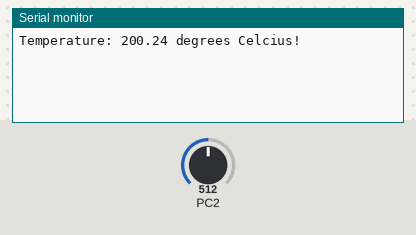
Recording of a program running on a simulated ATmega328P, built with avr-gcc and emulated at 16 MHz. Shown: the last lines printed to the serial monitor. Inputs (shaded band) come from the test bench; at power-on: PC2 = 512.

Above: at 1.2 s.
1.3 s: PC2 set to 716
At 6.0 s:
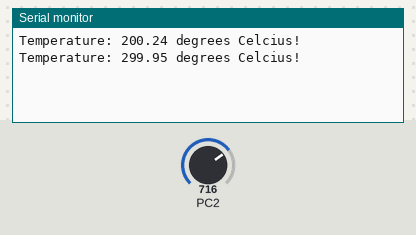
6.3 s: PC2 set to 900
At 11.4 s:
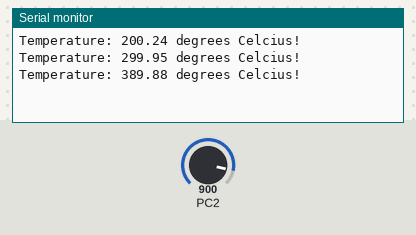
Timing chart, 0 to 12.9 s (numbered marks = the images above; inputs shaded):
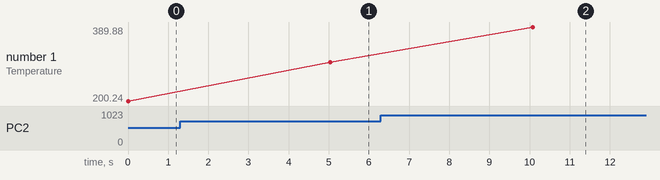

The program:

main.c
```c
/********************************************************************************
* main.c: Demonstration av temperatursensor TMP36 för mätning samt utskrift
*         av rumstemperaturen.
********************************************************************************/
#include "tmp36.h"

/********************************************************************************
* main: Ansluter temperatursensor TMP36 till analog pin A2. Rumstemperaturen
*       mäts och skrivs ut i ansluten seriell terminal var femte sekund.
********************************************************************************/
int main(void)
{
   struct tmp36 temp1;
   tmp36_init(&temp1, A2);

   while (1)
   {
      tmp36_print_temperature(&temp1);
      delay_ms(5000);
   }

   return 0;
}
```

adc.c
```c
/********************************************************************************
* adc.c: Innehåller funktionsdefinitioner för implementering av AD-omvandling
*        för analoga signaler via strukten adc.
********************************************************************************/
#include "adc.h"

/********************************************************************************
* adc_init: Initierar analog pin för avläsning och AD-omvandling av insignaler,
*           som antingen kan anges som ett tal mellan 0 - 5 eller via konstanter
*           A0 - A5 (som motsvarar heltal 14 - 19).
*
*           - self: Pekare till analog pin som ska användas för AD-omvandling.
*           - pin : Analog pin som ska läsas för AD-omvandling.
********************************************************************************/
void adc_init(struct adc* self,
              const uint8_t pin)
{
   if (pin >= 0 && pin <= 5)
   {
      self->pin = pin;
   }
   else if (pin >= 14 && pin <= 19)
   {
      self->pin = pin - 14;
   }

   self->pwm_on_us = 0;
   self->pwm_off_us = 0;

   (void)adc_read(self);
   return;
}

/********************************************************************************
* adc_read: Läser av en analog insignal och returnerar motsvarande digitala
*           motsvarighet mellan 0 - 1023.
*
*           - self: Pekare till analog pin som ska läsas av.
********************************************************************************/
uint16_t adc_read(const struct adc* self)
{
   ADMUX = (1 << REFS0) | self->pin;
   ADCSRA = (1 << ADEN) | (1 << ADSC) | (1 << ADPS2) | (1 << ADPS1) | (1 << ADPS0);
   while ((ADCSRA & (1 << ADIF)) == 0);
   ADCSRA = (1 << ADIF);
   return ADC;
}

/********************************************************************************
* adc_duty_cycle: Läser av en analog insignal och returnerar motsvarande
*                 duty_cycle som ett flyttal mellan 0 - 1.
*
*                 - self: Pekare till analog pin som ska läsas av.
********************************************************************************/
double adc_duty_cycle(const struct adc* self)
{
   return adc_read(self) / ADC_MAX;
}

/********************************************************************************
* adc_get_pwm_values: Läser av en analog insignal och beräknar on- och off-tid
*                     för PWM-generering, avrundat till närmaste heltal.
*
*                     - self         : Pekare till analog pin som ska läsas av.
*                     - pwm_period_us: PWM-perioden (on-tid + off-tid) mätt i
*                                      mikrosekunder (default = 10 000 us).
********************************************************************************/
void adc_get_pwm_values(struct adc* self,
                        uint16_t pwm_period_us)
{
   if (!pwm_period_us) pwm_period_us = 10000;
   self->pwm_on_us = (uint16_t)(adc_duty_cycle(self) * pwm_period_us + 0.5);
   self->pwm_off_us = pwm_period_us - self->pwm_on_us;
   return;
}
```

adc.h
```c
/********************************************************************************
* adc.h: Innehåller funktionalitet för enkel implementering av AD-omvandling
*        för analoga signaler via strukten adc. AD-omvandling sker via inläsning
*        av signaler från analoga pinnar A0 - A5 på  Arduino Uno, vilket
*        motsvarar PORTC0 - PORTC5 på ATmega328P.
*
*        Analoga insignaler mellan 0 - 5 V AD-omvandlas till digitala
*        motsvarigheter mellan 0 - 1023. Duty cycle kan användas för
*        PWM-generering och beräknas enligt nedan:
*
*                       duty cycle = ADC_result / ADC_MAX,
*
*       där ADC_result är resultat avläst från AD-omvandlaren OCH ADC_MAX
*       utgör högsta möjliga avlästa värde, vilket är 1023.0.
********************************************************************************/
#ifndef ADC_H_
#define ADC_H_

/* Inkluderingsdirektiv: */
#include "misc.h"

/* Makrodefinitioner: */
#define ADC_MAX 1023.0 /* Högsta digitala värde vid AD-omvandling (motsvarar 5 V). */

/********************************************************************************
* adc: Strukt för implementering av AD-omvandlare, som möjliggör avläsning
*      av insignaler från analoga pinnar samt beräkning av on- och off-tid för
*      PWM-generering (tiden som PWM-styrd utsignal ska vara hög respektive låg).
********************************************************************************/
struct adc
{
   uint8_t pin;         /* Analog pin som ska användas för avläsning. */
   uint16_t pwm_on_us;  /* On-tid för PWM-generering i mikrosekunder. */
   uint16_t pwm_off_us; /* Off-tid för PWM-generering i mikrosekunder. */
};

/********************************************************************************
* adc_init: Initierar analog pin för avläsning och AD-omvandling av insignaler,
*           som antingen kan anges som ett tal mellan 0 - 5 eller via konstanter
*           A0 - A5 (som motsvarar heltal 14 - 19).
*
*           - self: Pekare till analog pin som ska användas för AD-omvandling.
*           - pin : Analog pin som ska läsas för AD-omvandling.
********************************************************************************/
void adc_init(struct adc* self,
              const uint8_t pin);

/********************************************************************************
* adc_read: Läser av en analog insignal och returnerar motsvarande digitala
*           motsvarighet mellan 0 - 1023.
*
*           - self: Pekare till analog pin vars insignal ska AD-omvandlas.
********************************************************************************/
uint16_t adc_read(const struct adc* self);

/********************************************************************************
* adc_duty_cycle: Läser av en analog insignal och returnerar motsvarande
*                 duty cycle som ett flyttal mellan 0 - 1.
*
*                 - self: Pekare till analog pin vars insignal ska AD-omvandlas.
********************************************************************************/
double adc_duty_cycle(const struct adc* self);

/********************************************************************************
* adc_get_pwm_values: Läser av en analog insignal och beräknar on- och off-tid
*                     för PWM-generering, avrundat till närmaste heltal.
*
*                     - self         : Pekare till analog pin som ska läsas av.
*                     - pwm_period_us: PWM-perioden (on-tid + off-tid) mätt i
*                                      mikrosekunder (default = 10 000 us).
********************************************************************************/
void adc_get_pwm_values(struct adc* self,
                        uint16_t pwm_period_us);

#endif /* ADC_H_ */
```

button.c
```c
/********************************************************************************
* button.h: Innehåller funktionsdefinitioner för enkel implementering av
*           tryckknappar samt andra digitala inportar via strukten button.
********************************************************************************/
#include "button.h"

/********************************************************************************
* button_init: Initierar ny tryckknapp på angiven pin.
*
*              - self: Pekare till tryckknappen som ska initieras.
*              - pin : Tryckknappens pin-nummer på Arduino Uno, exempelvis 13.
*                      Alternativt kan motsvarande port-nummer på ATmega328P
*                      anges, exempelvis B5 för pin 13 eller D3 för pin 3.
********************************************************************************/
void button_init(struct button* self,
                 const uint8_t pin)
{
   if (pin >= 0 && pin <= 7)
   {
      self->pin = pin;
      self->pullup = &PORTD;
      self->input = &PIND;
      self->pcmsk = &PCMSK2;
      self->pcint = PCINT2;
   }
   else if (pin >= 8 && pin <= 13)
   {
      self->pin = pin - 8;
      self->pullup = &PORTB;
      self->input = &PINB;
      self->pcmsk = &PCMSK0;
      self->pcint = PCINT0;
   }
   else if (pin >= 14 && pin <= 19)
   {
      self->pin = pin - 14;
      self->pullup = &PORTC;
      self->input = &PINC;
      self->pcmsk = &PCMSK1;
      self->pcint = PCINT1;
   }

   (*self->pullup) |= (1 << self->pin);
   return;
}

/********************************************************************************
* button_clear: Nollställer tryckknapp samt motsvarande pin.
*
*               - self: Pekare till tryckknappen som ska nollställas.
********************************************************************************/
void button_clear(struct button* self)
{
   button_disable_interrupt(self);
   (*self->pullup) &= ~(1 << self->pin);

   self->pin = 0;
   self->pullup = 0;
   self->input = 0;
   self->pcmsk = 0;
   self->pcint = 0;
   return;
}

/********************************************************************************
* button_enable_interrupt: Aktiverar PCI-avbrott på angiven tryckknapp så att
*                          event på tryckknappens pin medför avbrott, både på
*                          stigande och fallande flank. Kontroll av flank måste
*                          skötas av användaren, förslagsvis via avläsning i
*                          motsvarande avbrottsrutin.
*
*                          Nedan visas sambandet mellan använd I/O-port samt
*                          avbrottsvektorn för motsvarande avbrottsrutin:
*
*                          I/O-port     pin (Arduino Uno)     Avbrottsvektor
*                             B              8 - 13             PCINT0_vect
*                             C             A0 - A5             PCINT1_vect
*                             D              0 - 7              PCINT2_vect
*
*                          - self: Pekare till tryckknappen som PCI-avbrott
*                                  ska aktiveras på.
********************************************************************************/
void button_enable_interrupt(struct button* self)
{
   asm("SEI");
   PCICR |= (1 << self->pcint);
   *(self->pcmsk) |= (1 << self->pin);
   return;
}

/********************************************************************************
* button_toggle_interrupt: Togglar aktivering av PCI-avbrott på angiven
*                          tryckknapp. Om avbrott är aktiverat vid anrop
*                          så sker inaktivering. På samma sätt gäller att om
*                          avbrott är inaktiverat vid anrop så sker aktivering.
*
*                          - self: Pekare till tryckknappen som aktivering av
*                                  PCI-avbrott ska inaktiveras på.
********************************************************************************/
void button_toggle_interrupt(struct button* self)
{
   if (button_interrupt_enabled(self))
   {
      button_disable_interrupt(self);
   }
   else
   {
      button_enable_interrupt(self);
   }

   return;
}
```

button.h
```c
/********************************************************************************
* button.h: Innehåller funktionalitet för enkel implementering av tryckknappar
*           via strukten button samt associerade funktioner. Denna strukt
*           fungerar också utmärkt för andra digitala inportar där insignalen
*           ska kunna läsas av samt avbrott ska kunna genereras vid ett
*           godtyckligt event.
********************************************************************************/
#ifndef BUTTON_H_
#define BUTTON_H_

/* Inkluderingsdirektiv: */
#include "misc.h"

/********************************************************************************
* button: Strukt för implementering av tryckknappar och andra digitala inportar.
*         PCI-avbrott kan aktiveras på aktuell pin. Därmed får eventdetektering
*         implementeras av användaren, då PCI-avbrott inte möjliggör kontroll
*         av vilken flank som avbrott ska ske på.
********************************************************************************/
struct button
{
   uint8_t pin;              /* Tryckknappens pin-nummer på aktuell I/O-port. */
   volatile uint8_t* pullup; /* Pekare till dataregister (för intern pullup-resistor). */
   volatile uint8_t* input;  /* Pekare till pinregister (för läsning av insignaler). */
   volatile uint8_t* pcmsk;  /* Pekare till maskregister för aktivering av PCI-avbrott. */
   volatile uint8_t pcint;   /* Bit för aktivering av avbrottsvektor på aktuell I/O-port. */
};

/********************************************************************************
* button_init: Initierar ny tryckknapp på angiven pin.
*
*              - self: Pekare till tryckknappen som ska initieras.
*              - pin : Tryckknappens pin-nummer på Arduino Uno, exempelvis 13.
*                      Alternativt kan motsvarande port-nummer på ATmega328P
*                      anges, exempelvis B5 för pin 13 eller D3 för pin 3.
********************************************************************************/
void button_init(struct button* self,
                 const uint8_t pin);

/********************************************************************************
* button_clear: Nollställer tryckknapp samt motsvarande pin.
*
*               - self: Pekare till tryckknappen som ska nollställas.
********************************************************************************/
void button_clear(struct button* self);

/********************************************************************************
* button_is_pressed: Läser av tryckknappens pin och indikerar ifall denna är
*                    nedtryckt. I så fall returneras true, annars false.
*
*                    - self: Pekare till tryckknappen som ska läsas av.
********************************************************************************/
static inline bool button_is_pressed(const struct button* self)
{
   return (*(self->input) & (1 << self->pin));
}

/********************************************************************************
* button_interrupt_enabled: Indikerar ifall PCI-avbrott är aktiverat för
*                           given tryckknapp.
*
*                           - self: Pekare till tryckknappen som avbrott
*                                   ska kontrolleras för.
********************************************************************************/
static inline bool button_interrupt_enabled(const struct button* self)
{
   return (*(self->pcmsk) & (1 << self->pin));
}

/********************************************************************************
* button_enable_interrupt: Aktiverar PCI-avbrott på angiven tryckknapp så att
*                          event på tryckknappens pin medför avbrott, både på
*                          stigande och fallande flank. Kontroll av flank måste
*                          skötas av användaren, förslagsvis via avläsning i
*                          motsvarande avbrottsrutin.
*
*                          Nedan visas sambandet mellan använd I/O-port samt
*                          avbrottsvektorn för motsvarande avbrottsrutin:
*
*                          I/O-port     pin (Arduino Uno)     Avbrottsvektor
*                             B              8 - 13             PCINT0_vect
*                             C             A0 - A5             PCINT1_vect
*                             D              0 - 7              PCINT2_vect
*
*                          - self: Pekare till tryckknappen som PCI-avbrott
*                                  ska aktiveras på.
********************************************************************************/
void button_enable_interrupt(struct button* self);

/********************************************************************************
* button_disable_interrupt: Inaktiverar PCI-avbrott på angiven tryckknapp.
*
*                           - self: Pekare till tryckknappen som PCI-avbrott
*                                  ska inaktiveras på.
********************************************************************************/
static inline void button_disable_interrupt(struct button* self)
{
   *(self->pcmsk) &= ~(1 << self->pin);
   return;
}

/********************************************************************************
* button_toggle_interrupt: Togglar aktivering av PCI-avbrott på angiven
*                          tryckknapp. Om avbrott är aktiverat vid anrop
*                          så sker inaktivering. På samma sätt gäller att om
*                          avbrott är inaktiverat vid anrop så sker aktivering.
*
*                          - self: Pekare till tryckknappen som aktivering av
*                                  PCI-avbrott ska inaktiveras på.
********************************************************************************/
void button_toggle_interrupt(struct button* self);

#endif /* BUTTON_H_ */
```

Source omitted: led.c (2379 bytes), led.h (4045 bytes), led_vector.c (6389 bytes), led_vector.h (8120 bytes), misc.c (2041 bytes), misc.h (4572 bytes), serial.c (8827 bytes), serial.h (3058 bytes), timer.c (6861 bytes), timer.h (7986 bytes), tmp36.h (3429 bytes)

Measured:
- after the input at 1.3 s, the serial monitor: prints a new line after 3.7 s (image 1)
- after the input at 6.3 s, the serial monitor: prints a new line after 3.8 s (image 2)
- plotted number 1: 200.24 → 299.95 after the input at 1.3 s, 299.95 → 389.88 after the input at 6.3 s
